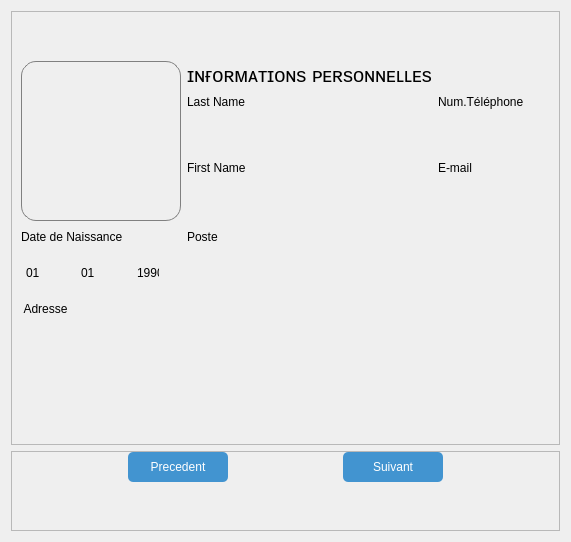
            <widget class="QWidget" name="Info_1">
             <layout class="QVBoxLayout" name="verticalLayout_5">
              <item>
               <widget class="QFrame" name="frame_11">
                <property name="styleSheet">
                 <string notr="true">QLineEdit{
	
	
	background-color: rgb(239, 239, 239);
	/*border:1px solid gray;*/
	border-radius:4px;
}

QLineEdit:hover{
	border:1px solid #00aaff;
	border-radius:4px;
}

QComboBox
{
    selection-background-color: #00ff7f;
	background-color: rgb(239, 239, 239);
    border-radius: 2px;
	
	color: rgb(0, 0, 0);
 	
}
QComboBox:hover
{
	background-color: rgb(66, 148, 208);
    color:white;
}

QComboBox:on
{
    background-color: rgb(66, 148, 208);
    padding-top: 5px;
    padding-left: 5px;
}

QComboBox QAbstractItemView
{
    background-color: white;
    border-radius: 2px;
    border: 1px solid white;
    selection-background-color:rgb(66, 148, 208);
    color: black;
}

QComboBox::drop-down
{
    subcontrol-origin: padding;
    subcontrol-position: top right;
    width: 15px;

    border-left-width: 0px;
    border-left-color: darkgray;
    border-left-style: solid;
    border-top-right-radius: 3px;
    border-bottom-right-radius: 3px;
}</string>
                </property>
                <property name="frameShape">
                 <enum>QFrame::StyledPanel</enum>
                </property>
                <property name="frameShadow">
                 <enum>QFrame::Raised</enum>
                </property>
                <layout class="QGridLayout" name="gridLayout_7">
                 <item row="7" column="1">
                  <widget class="QComboBox" name="comboBox">
                   <property name="minimumSize">
                    <size>
                     <width>0</width>
                     <height>39</height>
                    </size>
                   </property>
                   <property name="maximumSize">
                    <size>
                     <width>16777215</width>
                     <height>39</height>
                    </size>
                   </property>
                   <item>
                    <property name="text">
                     <string>01</string>
                    </property>
                   </item>
                   <item>
                    <property name="text">
                     <string>02</string>
                    </property>
                   </item>
                   <item>
                    <property name="text">
                     <string>03</string>
                    </property>
                   </item>
                   <item>
                    <property name="text">
                     <string>04</string>
                    </property>
                   </item>
                   <item>
                    <property name="text">
                     <string>05</string>
                    </property>
                   </item>
                   <item>
                    <property name="text">
                     <string>06</string>
                    </property>
                   </item>
                   <item>
                    <property name="text">
                     <string>07</string>
                    </property>
                   </item>
                   <item>
                    <property name="text">
                     <string>08</string>
                    </property>
                   </item>
                   <item>
                    <property name="text">
                     <string>09</string>
                    </property>
                   </item>
                   <item>
                    <property name="text">
                     <string>10</string>
                    </property>
                   </item>
                   <item>
                    <property name="text">
                     <string>11</string>
                    </property>
                   </item>
                   <item>
                    <property name="text">
                     <string>12</string>
                    </property>
                   </item>
                  </widget>
                 </item>
                 <item row="7" column="2">
                  <widget class="QComboBox" name="comboBox_2">
                   <property name="minimumSize">
                    <size>
                     <width>0</width>
                     <height>39</height>
                    </size>
                   </property>
                   <property name="maximumSize">
                    <size>
                     <width>16777215</width>
                     <height>39</height>
                    </size>
                   </property>
                   <item>
                    <property name="text">
                     <string>1990</string>
                    </property>
                   </item>
                   <item>
                    <property name="text">
                     <string>1991</string>
                    </property>
                   </item>
                   <item>
                    <property name="text">
                     <string>1992</string>
                    </property>
                   </item>
                   <item>
                    <property name="text">
                     <string>1993</string>
                    </property>
                   </item>
                   <item>
                    <property name="text">
                     <string>1994</string>
                    </property>
                   </item>
                   <item>
                    <property name="text">
                     <string>1995</string>
                    </property>
                   </item>
                   <item>
                    <property name="text">
                     <string>1996</string>
                    </property>
                   </item>
                   <item>
                    <property name="text">
                     <string>1997</string>
                    </property>
                   </item>
                   <item>
                    <property name="text">
                     <string>1998</string>
                    </property>
                   </item>
                   <item>
                    <property name="text">
                     <string>1999</string>
                    </property>
                   </item>
                   <item>
                    <property name="text">
                     <string>2000</string>
                    </property>
                   </item>
                   <item>
                    <property name="text">
                     <string>2001</string>
                    </property>
                   </item>
                   <item>
                    <property name="text">
                     <string>2002</string>
                    </property>
                   </item>
                   <item>
                    <property name="text">
                     <string>2003</string>
                    </property>
                   </item>
                   <item>
                    <property name="text">
                     <string>2004</string>
                    </property>
                   </item>
                   <item>
                    <property name="text">
                     <string>2005</string>
                    </property>
                   </item>
                   <item>
                    <property name="text">
                     <string>2006</string>
                    </property>
                   </item>
                   <item>
                    <property name="text">
                     <string>2007</string>
                    </property>
                   </item>
                   <item>
                    <property name="text">
                     <string>2009</string>
                    </property>
                   </item>
                   <item>
                    <property name="text">
                     <string>2010</string>
                    </property>
                   </item>
                   <item>
                    <property name="text">
                     <string>2011</string>
                    </property>
                   </item>
                   <item>
                    <property name="text">
                     <string>2012</string>
                    </property>
                   </item>
                   <item>
                    <property name="text">
                     <string>2013</string>
                    </property>
                   </item>
                   <item>
                    <property name="text">
                     <string>2014</string>
                    </property>
                   </item>
                   <item>
                    <property name="text">
                     <string>2015</string>
                    </property>
                   </item>
                   <item>
                    <property name="text">
                     <string>2016</string>
                    </property>
                   </item>
                   <item>
                    <property name="text">
                     <string>2017</string>
                    </property>
                   </item>
                   <item>
                    <property name="text">
                     <string>2018</string>
                    </property>
                   </item>
                   <item>
                    <property name="text">
                     <string>2019</string>
                    </property>
                   </item>
                   <item>
                    <property name="text">
                     <string>2020</string>
                    </property>
                   </item>
                   <item>
                    <property name="text">
                     <string>2021</string>
                    </property>
                   </item>
                  </widget>
                 </item>
                 <item row="6" column="0" colspan="2">
                  <widget class="QLabel" name="label_3">
                   <property name="minimumSize">
                    <size>
                     <width>0</width>
                     <height>20</height>
                    </size>
                   </property>
                   <property name="maximumSize">
                    <size>
                     <width>16777215</width>
                     <height>20</height>
                    </size>
                   </property>
                   <property name="text">
                    <string>Date de Naissance</string>
                   </property>
                  </widget>
                 </item>
                 <item row="11" column="0">
                  <spacer name="verticalSpacer_6">
                   <property name="orientation">
                    <enum>Qt::Vertical</enum>
                   </property>
                   <property name="sizeType">
                    <enum>QSizePolicy::Minimum</enum>
                   </property>
                   <property name="sizeHint" stdset="0">
                    <size>
                     <width>20</width>
                     <height>40</height>
                    </size>
                   </property>
                  </spacer>
                 </item>
                 <item row="11" column="4">
                  <spacer name="verticalSpacer_4">
                   <property name="orientation">
                    <enum>Qt::Vertical</enum>
                   </property>
                   <property name="sizeHint" stdset="0">
                    <size>
                     <width>20</width>
                     <height>40</height>
                    </size>
                   </property>
                  </spacer>
                 </item>
                 <item row="7" column="0">
                  <widget class="QComboBox" name="comboBox_3">
                   <property name="minimumSize">
                    <size>
                     <width>0</width>
                     <height>39</height>
                    </size>
                   </property>
                   <property name="maximumSize">
                    <size>
                     <width>16777215</width>
                     <height>39</height>
                    </size>
                   </property>
                   <item>
                    <property name="text">
                     <string>01</string>
                    </property>
                   </item>
                   <item>
                    <property name="text">
                     <string>02</string>
                    </property>
                   </item>
                   <item>
                    <property name="text">
                     <string>03</string>
                    </property>
                   </item>
                   <item>
                    <property name="text">
                     <string>04</string>
                    </property>
                   </item>
                   <item>
                    <property name="text">
                     <string>05</string>
                    </property>
                   </item>
                   <item>
                    <property name="text">
                     <string>06</string>
                    </property>
                   </item>
                   <item>
                    <property name="text">
                     <string>07</string>
                    </property>
                   </item>
                   <item>
                    <property name="text">
                     <string>08</string>
                    </property>
                   </item>
                   <item>
                    <property name="text">
                     <string>09</string>
                    </property>
                   </item>
                   <item>
                    <property name="text">
                     <string>10</string>
                    </property>
                   </item>
                   <item>
                    <property name="text">
                     <string>11</string>
                    </property>
                   </item>
                   <item>
                    <property name="text">
                     <string>12</string>
                    </property>
                   </item>
                   <item>
                    <property name="text">
                     <string>13</string>
                    </property>
                   </item>
                   <item>
                    <property name="text">
                     <string>14</string>
                    </property>
                   </item>
                   <item>
                    <property name="text">
                     <string>15</string>
                    </property>
                   </item>
                   <item>
                    <property name="text">
                     <string>16</string>
                    </property>
                   </item>
                   <item>
                    <property name="text">
                     <string>17</string>
                    </property>
                   </item>
                   <item>
                    <property name="text">
                     <string>18</string>
                    </property>
                   </item>
                   <item>
                    <property name="text">
                     <string>19</string>
                    </property>
                   </item>
                   <item>
                    <property name="text">
                     <string>20</string>
                    </property>
                   </item>
                   <item>
                    <property name="text">
                     <string>21</string>
                    </property>
                   </item>
                   <item>
                    <property name="text">
                     <string>22</string>
                    </property>
                   </item>
                   <item>
                    <property name="text">
                     <string>23</string>
                    </property>
                   </item>
                   <item>
                    <property name="text">
                     <string>24</string>
                    </property>
                   </item>
                   <item>
                    <property name="text">
                     <string>25</string>
                    </property>
                   </item>
                   <item>
                    <property name="text">
                     <string>26</string>
                    </property>
                   </item>
                   <item>
                    <property name="text">
                     <string>27</string>
                    </property>
                   </item>
                   <item>
                    <property name="text">
                     <string>28</string>
                    </property>
                   </item>
                   <item>
                    <property name="text">
                     <string>29</string>
                    </property>
                   </item>
                   <item>
                    <property name="text">
                     <string>30</string>
                    </property>
                   </item>
                   <item>
                    <property name="text">
                     <string>31</string>
                    </property>
                   </item>
                  </widget>
                 </item>
                 <item row="0" column="0">
                  <spacer name="verticalSpacer_3">
                   <property name="orientation">
                    <enum>Qt::Vertical</enum>
                   </property>
                   <property name="sizeHint" stdset="0">
                    <size>
                     <width>20</width>
                     <height>40</height>
                    </size>
                   </property>
                  </spacer>
                 </item>
                 <item row="10" column="0" colspan="7">
                  <widget class="QLineEdit" name="Addr">
                   <property name="minimumSize">
                    <size>
                     <width>0</width>
                     <height>70</height>
                    </size>
                   </property>
                   <property name="maximumSize">
                    <size>
                     <width>16777215</width>
                     <height>60</height>
                    </size>
                   </property>
                   <property name="alignment">
                    <set>Qt::AlignCenter</set>
                   </property>
                  </widget>
                 </item>
                 <item row="1" column="0" rowspan="5" colspan="3">
                  <widget class="QPushButton" name="img">
                   <property name="minimumSize">
                    <size>
                     <width>160</width>
                     <height>160</height>
                    </size>
                   </property>
                   <property name="maximumSize">
                    <size>
                     <width>16777215</width>
                     <height>160</height>
                    </size>
                   </property>
                   <property name="cursor">
                    <cursorShape>PointingHandCursor</cursorShape>
                   </property>
                   <property name="styleSheet">
                    <string notr="true">QPushButton{
	border:1px solid gray;
	border-radius:15px;
}

QPushButton:hover{
	border:1px solid #00aaff;
	border-radius:15px;
}</string>
                   </property>
                   <property name="text">
                    <string/>
                   </property>
                   <property name="iconSize">
                    <size>
                     <width>150</width>
                     <height>150</height>
                    </size>
                   </property>
                  </widget>
                 </item>
                 <item row="1" column="3" colspan="2">
                  <widget class="QLabel" name="label_7">
                   <property name="font">
                    <font>
                     <pointsize>15</pointsize>
                    </font>
                   </property>
                   <property name="text">
                    <string>ɪɴғᴏʀᴍᴀᴛɪᴏɴs ᴘᴇʀsᴏɴɴᴇʟʟᴇs</string>
                   </property>
                  </widget>
                 </item>
                 <item row="4" column="3">
                  <widget class="QLabel" name="label">
                   <property name="minimumSize">
                    <size>
                     <width>0</width>
                     <height>10</height>
                    </size>
                   </property>
                   <property name="maximumSize">
                    <size>
                     <width>16777215</width>
                     <height>10</height>
                    </size>
                   </property>
                   <property name="text">
                    <string>First Name</string>
                   </property>
                  </widget>
                 </item>
                 <item row="0" column="4">
                  <spacer name="verticalSpacer_5">
                   <property name="orientation">
                    <enum>Qt::Vertical</enum>
                   </property>
                   <property name="sizeType">
                    <enum>QSizePolicy::Minimum</enum>
                   </property>
                   <property name="sizeHint" stdset="0">
                    <size>
                     <width>20</width>
                     <height>25</height>
                    </size>
                   </property>
                  </spacer>
                 </item>
                 <item row="8" column="0">
                  <widget class="QLabel" name="label_5">
                   <property name="minimumSize">
                    <size>
                     <width>0</width>
                     <height>20</height>
                    </size>
                   </property>
                   <property name="maximumSize">
                    <size>
                     <width>16777215</width>
                     <height>20</height>
                    </size>
                   </property>
                   <property name="text">
                    <string>Adresse</string>
                   </property>
                   <property name="alignment">
                    <set>Qt::AlignCenter</set>
                   </property>
                  </widget>
                 </item>
                 <item row="5" column="5">
                  <widget class="QLineEdit" name="Email">
                   <property name="minimumSize">
                    <size>
                     <width>0</width>
                     <height>40</height>
                    </size>
                   </property>
                   <property name="maximumSize">
                    <size>
                     <width>16777215</width>
                     <height>40</height>
                    </size>
                   </property>
                   <property name="alignment">
                    <set>Qt::AlignCenter</set>
                   </property>
                  </widget>
                 </item>
                 <item row="3" column="5">
                  <widget class="QLineEdit" name="phone">
                   <property name="minimumSize">
                    <size>
                     <width>0</width>
                     <height>40</height>
                    </size>
                   </property>
                   <property name="maximumSize">
                    <size>
                     <width>16777215</width>
                     <height>40</height>
                    </size>
                   </property>
                   <property name="alignment">
                    <set>Qt::AlignCenter</set>
                   </property>
                  </widget>
                 </item>
                 <item row="4" column="5">
                  <widget class="QLabel" name="label_4">
                   <property name="text">
                    <string>E-mail</string>
                   </property>
                  </widget>
                 </item>
                 <item row="3" column="3" colspan="2">
                  <widget class="QLineEdit" name="L_name">
                   <property name="sizePolicy">
                    <sizepolicy hsizetype="Minimum" vsizetype="Fixed">
                     <horstretch>0</horstretch>
                     <verstretch>0</verstretch>
                    </sizepolicy>
                   </property>
                   <property name="minimumSize">
                    <size>
                     <width>0</width>
                     <height>40</height>
                    </size>
                   </property>
                   <property name="maximumSize">
                    <size>
                     <width>500</width>
                     <height>40</height>
                    </size>
                   </property>
                   <property name="alignment">
                    <set>Qt::AlignCenter</set>
                   </property>
                  </widget>
                 </item>
                 <item row="2" column="5">
                  <widget class="QLabel" name="label_6">
                   <property name="text">
                    <string>Num.Téléphone</string>
                   </property>
                  </widget>
                 </item>
                 <item row="2" column="3">
                  <widget class="QLabel" name="label_2">
                   <property name="minimumSize">
                    <size>
                     <width>0</width>
                     <height>10</height>
                    </size>
                   </property>
                   <property name="maximumSize">
                    <size>
                     <width>16777215</width>
                     <height>10</height>
                    </size>
                   </property>
                   <property name="text">
                    <string>Last Name</string>
                   </property>
                  </widget>
                 </item>
                 <item row="5" column="3" colspan="2">
                  <widget class="QLineEdit" name="F_name">
                   <property name="sizePolicy">
                    <sizepolicy hsizetype="Minimum" vsizetype="Fixed">
                     <horstretch>0</horstretch>
                     <verstretch>0</verstretch>
                    </sizepolicy>
                   </property>
                   <property name="minimumSize">
                    <size>
                     <width>160</width>
                     <height>40</height>
                    </size>
                   </property>
                   <property name="maximumSize">
                    <size>
                     <width>400</width>
                     <height>40</height>
                    </size>
                   </property>
                   <property name="styleSheet">
                    <string notr="true"/>
                   </property>
                   <property name="alignment">
                    <set>Qt::AlignCenter</set>
                   </property>
                  </widget>
                 </item>
                 <item row="7" column="3" colspan="3">
                  <widget class="QLineEdit" name="lineEdit_5">
                   <property name="minimumSize">
                    <size>
                     <width>0</width>
                     <height>40</height>
                    </size>
                   </property>
                   <property name="alignment">
                    <set>Qt::AlignCenter</set>
                   </property>
                  </widget>
                 </item>
                 <item row="6" column="3">
                  <widget class="QLabel" name="label_21">
                   <property name="text">
                    <string>Poste</string>
                   </property>
                  </widget>
                 </item>
                </layout>
               </widget>
              </item>
              <item>
               <widget class="QFrame" name="frame_12">
                <property name="minimumSize">
                 <size>
                  <width>0</width>
                  <height>80</height>
                 </size>
                </property>
                <property name="maximumSize">
                 <size>
                  <width>16777215</width>
                  <height>80</height>
                 </size>
                </property>
                <property name="frameShape">
                 <enum>QFrame::StyledPanel</enum>
                </property>
                <property name="frameShadow">
                 <enum>QFrame::Raised</enum>
                </property>
                <layout class="QGridLayout" name="gridLayout_6">
                 <property name="leftMargin">
                  <number>0</number>
                 </property>
                 <property name="topMargin">
                  <number>0</number>
                 </property>
                 <property name="rightMargin">
                  <number>0</number>
                 </property>
                 <property name="bottomMargin">
                  <number>0</number>
                 </property>
                 <property name="spacing">
                  <number>0</number>
                 </property>
                 <item row="1" column="1">
                  <spacer name="verticalSpacer_8">
                   <property name="orientation">
                    <enum>Qt::Vertical</enum>
                   </property>
                   <property name="sizeHint" stdset="0">
                    <size>
                     <width>20</width>
                     <height>40</height>
                    </size>
                   </property>
                  </spacer>
                 </item>
                 <item row="0" column="4">
                  <spacer name="horizontalSpacer_19">
                   <property name="orientation">
                    <enum>Qt::Horizontal</enum>
                   </property>
                   <property name="sizeHint" stdset="0">
                    <size>
                     <width>40</width>
                     <height>20</height>
                    </size>
                   </property>
                  </spacer>
                 </item>
                 <item row="0" column="1">
                  <widget class="QPushButton" name="B_pre">
                   <property name="minimumSize">
                    <size>
                     <width>100</width>
                     <height>30</height>
                    </size>
                   </property>
                   <property name="maximumSize">
                    <size>
                     <width>100</width>
                     <height>30</height>
                    </size>
                   </property>
                   <property name="cursor">
                    <cursorShape>PointingHandCursor</cursorShape>
                   </property>
                   <property name="styleSheet">
                    <string notr="true">QPushButton{
	
	background-color: rgb(66, 148, 208);
	border:0px solid;
	border-radius:5px;
	
	color: rgb(255, 255, 255);
}</string>
                   </property>
                   <property name="text">
                    <string>Precedent</string>
                   </property>
                  </widget>
                 </item>
                 <item row="0" column="2">
                  <spacer name="horizontalSpacer_17">
                   <property name="orientation">
                    <enum>Qt::Horizontal</enum>
                   </property>
                   <property name="sizeHint" stdset="0">
                    <size>
                     <width>40</width>
                     <height>20</height>
                    </size>
                   </property>
                  </spacer>
                 </item>
                 <item row="0" column="0">
                  <spacer name="horizontalSpacer_18">
                   <property name="orientation">
                    <enum>Qt::Horizontal</enum>
                   </property>
                   <property name="sizeHint" stdset="0">
                    <size>
                     <width>40</width>
                     <height>20</height>
                    </size>
                   </property>
                  </spacer>
                 </item>
                 <item row="0" column="3">
                  <widget class="QPushButton" name="B_suiv">
                   <property name="minimumSize">
                    <size>
                     <width>100</width>
                     <height>30</height>
                    </size>
                   </property>
                   <property name="maximumSize">
                    <size>
                     <width>100</width>
                     <height>30</height>
                    </size>
                   </property>
                   <property name="cursor">
                    <cursorShape>PointingHandCursor</cursorShape>
                   </property>
                   <property name="styleSheet">
                    <string notr="true">QPushButton{
	
	background-color: rgb(66, 148, 208);
	border:0px solid;
	border-radius:5px;
	
	color: rgb(255, 255, 255);
}</string>
                   </property>
                   <property name="text">
                    <string>Suivant</string>
                   </property>
                  </widget>
                 </item>
                 <item row="1" column="3">
                  <spacer name="verticalSpacer_9">
                   <property name="orientation">
                    <enum>Qt::Vertical</enum>
                   </property>
                   <property name="sizeHint" stdset="0">
                    <size>
                     <width>20</width>
                     <height>40</height>
                    </size>
                   </property>
                  </spacer>
                 </item>
                </layout>
               </widget>
              </item>
             </layout>
            </widget>
